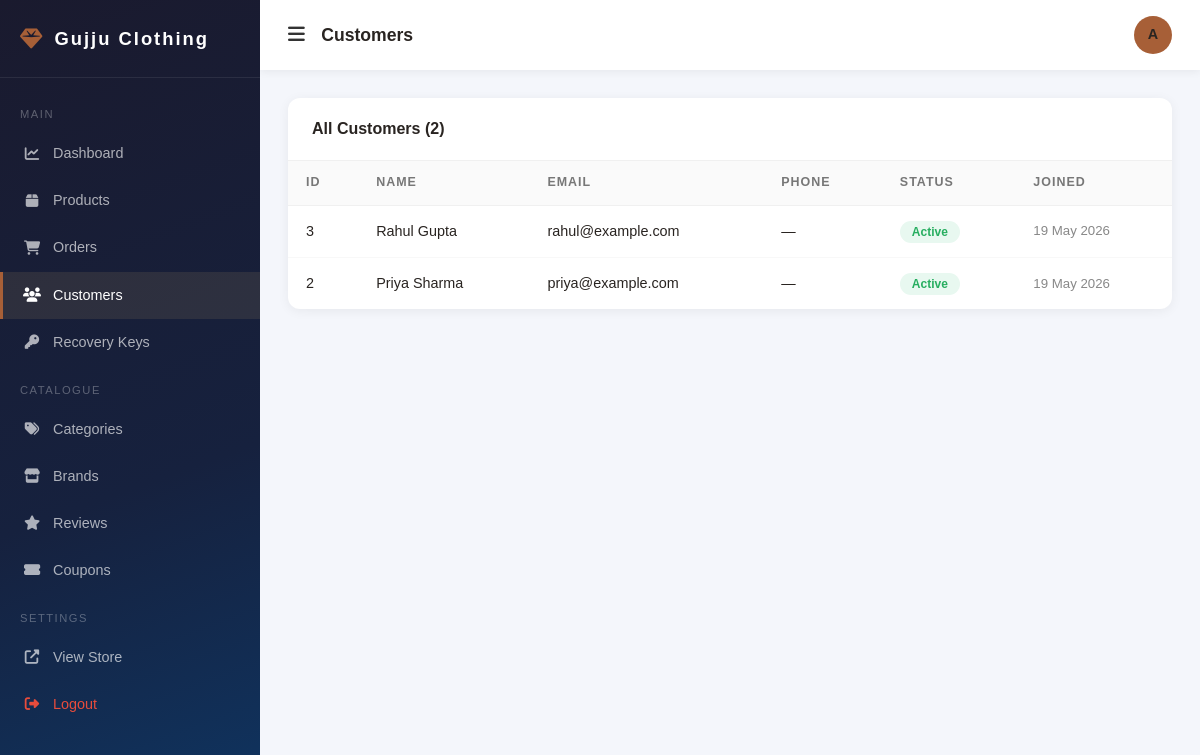
The page /admin/users.php (signed in) on the database its author committed.
### tables this page shows
CREATE TABLE IF NOT EXISTS `users` (
  `id` INT UNSIGNED AUTO_INCREMENT PRIMARY KEY,
  `name` VARCHAR(100) NOT NULL,
  `email` VARCHAR(150) NOT NULL UNIQUE,
  `password` VARCHAR(255) NOT NULL,
  `phone` VARCHAR(20),
  `address` TEXT,
  `role` ENUM('customer','admin') DEFAULT 'customer',
  `status` ENUM('active','inactive') DEFAULT 'active',
  `created_at` TIMESTAMP DEFAULT CURRENT_TIMESTAMP
);

### includes/db.php (called while the page is built, shortened)
<?php
function getDB() {
    static $pdo = null;
    if ($pdo === null) {
        try {
            $dsn = "mysql:host=" . DB_HOST . ";dbname=" . DB_NAME . ";charset=utf8mb4";
            $options = [
                PDO::ATTR_ERRMODE            => PDO::ERRMODE_EXCEPTION,
                PDO::ATTR_DEFAULT_FETCH_MODE => PDO::FETCH_ASSOC,
                PDO::ATTR_EMULATE_PREPARES   => false,
            ];
            $pdo = new PDO($dsn, DB_USER, DB_PASS, $options);
            $pdo->exec("CREATE TABLE IF NOT EXISTS `product_images` (
              `id` INT(11) AUTO_INCREMENT PRIMARY KEY,
              `product_id` INT(11) NOT NULL,
              `image_path` VARCHAR(255) NOT NULL,
              `alt_text` VARCHAR(200),
              `sort_order` INT(11) DEFAULT 0,
              `created_at` TIMESTAMP DEFAULT CURRENT_TIMESTAMP
            ) ENGINE=InnoDB DEFAULT CHARSET=utf8mb4;");
            $pdo->exec("CREATE TABLE IF NOT EXISTS `password_reset_keys` (
              `id` INT(11) AUTO_INCREMENT PRIMARY KEY,
              `user_id` INT(11) UNSIGNED NOT NULL,
              `secret_key` VARCHAR(100) NOT NULL UNIQUE,
              `expires_at` DATETIME NOT NULL,
              `used` TINYINT(1) DEFAULT 0,
              `created_at` TIMESTAMP DEFAULT CURRENT_TIMESTAMP,
              FOREIGN KEY (`user_id`) REFERENCES `users`(`id`) ON DELETE CASCADE
            ) ENGINE=InnoDB DEFAULT CHARSET=utf8mb4;");
        } catch (PDOException $e) {
            if (DEBUG_MODE) {
                die("Database Connection Failed: " . $e->getMessage());
            } else {
                die("Service temporarily unavailable. Please try again later.");
            }
        }
    }
    return $pdo;
}
function dbFetchAll($sql, $params = []) {
    $stmt = getDB()->prepare($sql);
    $stmt->execute($params);
    return $stmt->fetchAll();
}

### includes/functions.php (called while the page is built, shortened)
<?php
require_once __DIR__ . '/db.php';
function e($str) {
    return htmlspecialchars($str ?? '', ENT_QUOTES, 'UTF-8');
}

### admin/users.php (the view, shortened to what this page needs)
<?php
include __DIR__ . '/includes/admin_header.php';
$users = dbFetchAll("SELECT id, name, email, role, status, created_at FROM users WHERE role='customer' ORDER BY id DESC LIMIT 200");
?>
<div class="admin-card">
  <div class="admin-card-header"><h3>All Customers (<?= count($users) ?>)</h3></div>
  <table class="admin-table">
    <thead><tr><th>ID</th><th>Name</th><th>Email</th><th>Phone</th><th>Status</th><th>Joined</th></tr></thead>
    <tbody>
      <?php foreach ($users as $u): ?>
      <tr>
        <td><?= $u['id'] ?></td>
        <td><?= e($u['name']) ?></td>
        <td><?= e($u['email']) ?></td>
        <td><?= e($u['phone'] ?? '—') ?></td>
        <td><span class="status-badge status-<?= e($u['status']) ?>"><?= ucfirst($u['status']) ?></span></td>
        <td style="font-size:.83rem;color:#888"><?= date('d M Y', strtotime($u['created_at'])) ?></td>
      </tr>
      <?php endforeach; ?>
    </tbody>
  </table>
</div>
<?php include __DIR__ . '/includes/admin_footer.php'; ?>

### assets/css/style.css (style rules this page uses)
*, *::before, *::after { box-sizing: border-box; margin: 0; padding: 0 }
:root { --dark: #292421; --dark2: #1e1a18; --dark3: #38322e; --copper: #A75F37; --pink: #CA8E82; --tan: #D9B99F; --blush: #F2D6CE; --vanilla: #F2E7DD; --green: #7A958F; --mint: #BAE0DA; --primary: var(--copper); --primary-dark: #8a4d2b; --gray: #777; --light: var(--vanilla); --white: #fff; --radius: 12px; --radius-sm: 8px; --shadow: 0 4px 24px rgba(41, 36, 33, .12); --shadow-lg: 0 8px 48px rgba(41, 36, 33, .2); --trans: .3s ease; }
html { scroll-behavior: smooth }
body { font-family: 'Faculty Glyphic', 'Marcellus', sans-serif; background: var(--light); color: var(--dark); line-height: 1.6; overflow-x: hidden }
.admin-card { background: var(--white); border-radius: var(--radius); box-shadow: 0 2px 12px rgba(0, 0, 0, .06); overflow: hidden; margin-bottom: 24px }
.admin-card-header { padding: 18px 24px; border-bottom: 1px solid #f0f0f0; display: flex; align-items: center; justify-content: space-between }
.admin-card-header h3 { font-size: 1rem; font-weight: 700; color: var(--dark) }
.admin-table { width: 100%; border-collapse: collapse }
.admin-table th { padding: 12px 18px; text-align: left; font-size: .78rem; text-transform: uppercase; letter-spacing: 1px; color: var(--gray); background: #fafafa; border-bottom: 1px solid #f0f0f0 }
.admin-table td { padding: 14px 18px; border-bottom: 1px solid #f8f8f8; font-size: .9rem; color: var(--dark); vertical-align: middle }
.admin-table tr:last-child td { border-bottom: none }
.status-badge { padding: 4px 12px; border-radius: 50px; font-size: .75rem; font-weight: 700 }
.status-active, .status-paid, .status-delivered { background: #e8f8f0; color: #27ae60 }

### rows shown on the page
users: id "3", name "Rahul Gupta", email "rahul@example.com", phone "—", status "Active", created_at "19 May 2026"
users: id "2", name "Priya Sharma", email "priya@example.com", phone "—", status "Active", created_at "19 May 2026"

### other values the page prints
$pageTitle "Customers"
substr($adminUser,0,1) "A"
count($users) "2"
